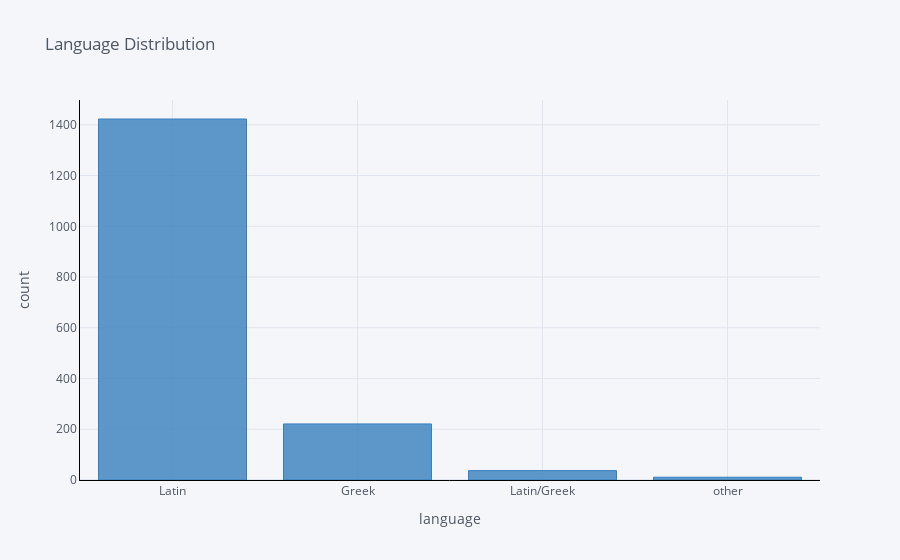

Notebook cell for this chart:
### Code cell
df['languageInEnglish'].value_counts().iplot(
    kind='bar',
    xTitle='language',
    linecolor='black',
    colors='blue',
    yTitle='count',
    opacity = 0.8,
    title='Language Distribution')

### Figure 1 — Plotly figure (JSON) as saved in the notebook; plotly's stock layout.template omitted (floating-point values rounded to 4 significant figures)
{"data": [{"marker": {"color": "rgba(55, 128, 191, 0.8)", "line": {"color": "rgba(55, 128, 191, 1.0)", "width": 1}}, "name": "languageInEnglish", "orientation": "v", "text": "", "type": "bar", "x": ["Latin", "Greek", "Latin/Greek", "other"], "y": [1423, 221, 37, 11]}], "layout": {"legend": {"bgcolor": "#F5F6F9", "font": {"color": "#4D5663"}}, "paper_bgcolor": "#F5F6F9", "plot_bgcolor": "#F5F6F9", "title": {"font": {"color": "#4D5663"}, "text": "Language Distribution"}, "xaxis": {"gridcolor": "#E1E5ED", "linecolor": "black", "showgrid": true, "tickfont": {"color": "#4D5663"}, "title": {"font": {"color": "#4D5663"}, "text": "language"}, "zerolinecolor": "#E1E5ED"}, "yaxis": {"gridcolor": "#E1E5ED", "linecolor": "black", "showgrid": true, "tickfont": {"color": "#4D5663"}, "title": {"font": {"color": "#4D5663"}, "text": "count"}, "zerolinecolor": "#E1E5ED"}}}
